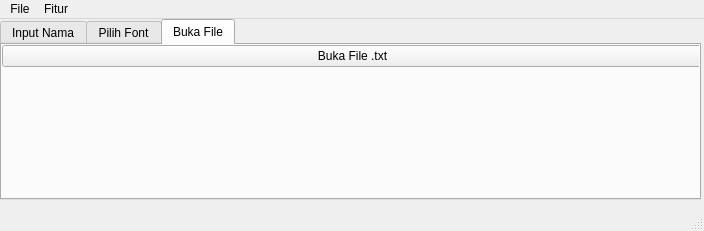
<?xml version="1.0" encoding="UTF-8"?>
<ui version="4.0">
 <class>MainWindow</class>
 <widget class="QMainWindow" name="MainWindow">
  <property name="geometry">
   <rect>
    <x>0</x>
    <y>0</y>
    <width>704</width>
    <height>231</height>
   </rect>
  </property>
  <property name="windowTitle">
   <string>Week 9 - QDialog, QTabWidget &amp; MenuBar</string>
  </property>
  <widget class="QWidget" name="centralwidget">
   <widget class="QTabWidget" name="tabWidget">
    <property name="geometry">
     <rect>
      <x>0</x>
      <y>0</y>
      <width>701</width>
      <height>181</height>
     </rect>
    </property>
    <property name="currentIndex">
     <number>2</number>
    </property>
    <widget class="QWidget" name="page_inputNama">
     <attribute name="title">
      <string>Input Nama</string>
     </attribute>
     <widget class="QWidget" name="verticalLayoutWidget_2">
      <property name="geometry">
       <rect>
        <x>0</x>
        <y>0</y>
        <width>701</width>
        <height>151</height>
       </rect>
      </property>
      <layout class="QVBoxLayout" name="verticalLayout_2">
       <item>
        <widget class="QPushButton" name="pushButton_inputNama">
         <property name="text">
          <string>Input Nama</string>
         </property>
        </widget>
       </item>
       <item>
        <widget class="QLabel" name="label_nama">
         <property name="text">
          <string>Nama : </string>
         </property>
        </widget>
       </item>
      </layout>
     </widget>
    </widget>
    <widget class="QWidget" name="page_pilihFont">
     <attribute name="title">
      <string>Pilih Font</string>
     </attribute>
     <widget class="QWidget" name="verticalLayoutWidget_3">
      <property name="geometry">
       <rect>
        <x>0</x>
        <y>0</y>
        <width>701</width>
        <height>151</height>
       </rect>
      </property>
      <layout class="QVBoxLayout" name="verticalLayout_3">
       <item>
        <widget class="QPushButton" name="pushButton_pilihFont">
         <property name="text">
          <string>Pilih Font</string>
         </property>
        </widget>
       </item>
       <item>
        <widget class="QLabel" name="label_pilihFont">
         <property name="text">
          <string>Nama : </string>
         </property>
        </widget>
       </item>
      </layout>
     </widget>
    </widget>
    <widget class="QWidget" name="page_bukaFile">
     <attribute name="title">
      <string>Buka File</string>
     </attribute>
     <widget class="QWidget" name="verticalLayoutWidget">
      <property name="geometry">
       <rect>
        <x>0</x>
        <y>0</y>
        <width>701</width>
        <height>151</height>
       </rect>
      </property>
      <layout class="QVBoxLayout" name="verticalLayout">
       <item>
        <widget class="QPushButton" name="pushButton_bukaFile">
         <property name="text">
          <string>Buka File .txt</string>
         </property>
        </widget>
       </item>
       <item>
        <widget class="QLabel" name="label_bukaFile">
         <property name="text">
          <string/>
         </property>
        </widget>
       </item>
      </layout>
     </widget>
    </widget>
   </widget>
  </widget>
  <widget class="QMenuBar" name="menubar">
   <property name="geometry">
    <rect>
     <x>0</x>
     <y>0</y>
     <width>704</width>
     <height>26</height>
    </rect>
   </property>
   <widget class="QMenu" name="menuFile">
    <property name="title">
     <string>File</string>
    </property>
    <addaction name="actionKeluar"/>
   </widget>
   <widget class="QMenu" name="menuFitur">
    <property name="title">
     <string>Fitur</string>
    </property>
    <addaction name="actionInput_Nama"/>
    <addaction name="actionPilih_Font"/>
    <addaction name="actionBuka_File"/>
   </widget>
   <addaction name="menuFile"/>
   <addaction name="menuFitur"/>
  </widget>
  <widget class="QStatusBar" name="statusbar"/>
  <action name="actionKeluar">
   <property name="text">
    <string>Keluar</string>
   </property>
  </action>
  <action name="actionInput_Nama">
   <property name="text">
    <string>Input Nama</string>
   </property>
  </action>
  <action name="actionPilih_Font">
   <property name="text">
    <string>Pilih Font</string>
   </property>
  </action>
  <action name="actionBuka_File">
   <property name="text">
    <string>Buka File</string>
   </property>
  </action>
 </widget>
 <resources/>
 <connections/>
</ui>
